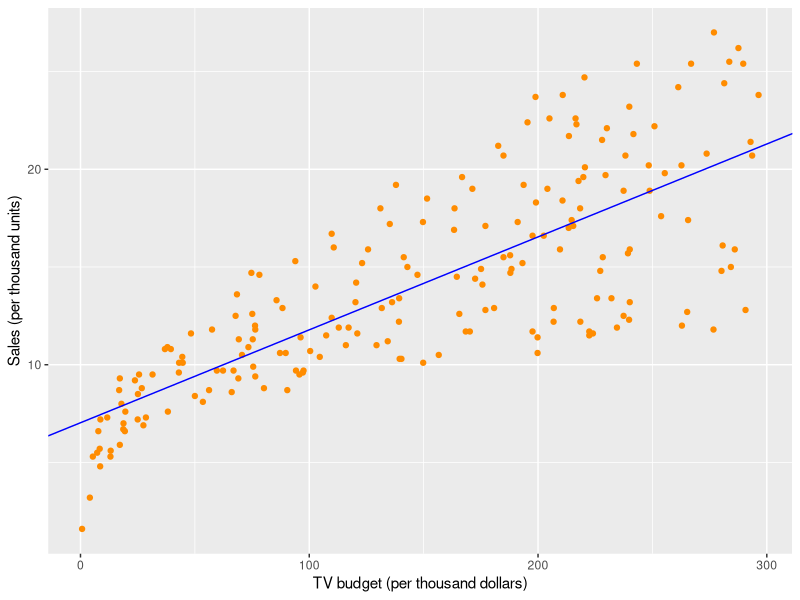

Here is the R script that generated this plot:
#########################################################
# Fit linear regression model to the advertising data   #
#########################################################

# read in the data
adsData<- read.csv("Advertising2.csv")

# processing (remove outlier)
outlierIndex <- which(adsData$TV < 0)
adsData <- adsData[-outlierIndex,]

# fit linear model to the data
lmFit <- lm(Sales~TV, data=adsData)

# print coefficients
lmFitCoef <- coef(lmFit)
lmFitCoef

# plot linear fit
library(ggplot2)
ggplot(adsData, aes(x=TV, y=Sales)) + geom_point(col="darkorange") + 
      geom_abline(intercept = lmFitCoef[1], slope = lmFitCoef[2], col="blue") +
      ylab("Sales (per thousand units)") + xlab("TV budget (per thousand dollars)")
